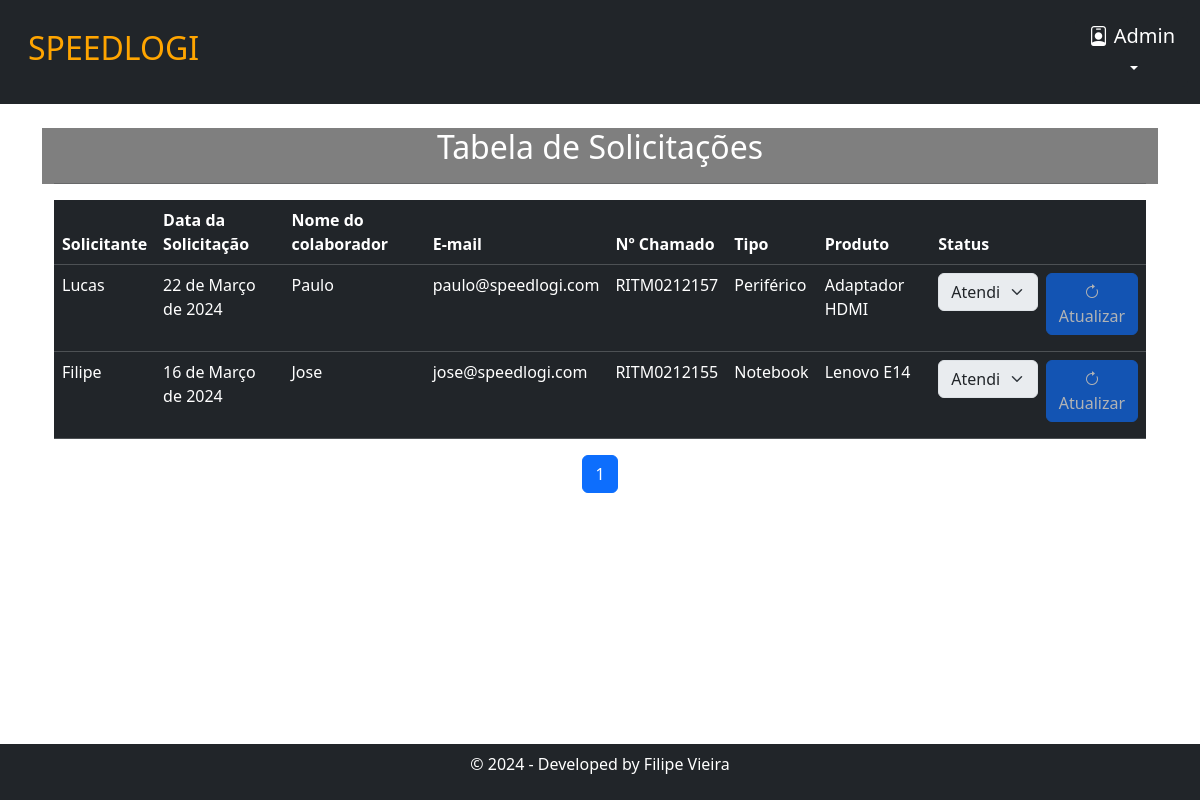
The page /recebimento/recebido/ (signed in) on the database its author committed.
### solicitacao/models.py (models this page shows, shortened)
class Solicitacao(models.Model):
    nome_solicitante = models.CharField(max_length=100)
    nome_colaborador = models.CharField(max_length=100)
    email = models.EmailField()
    num_chamado = models.CharField(max_length=100)
    tipo = models.CharField(max_length=100)
    produto = models.CharField(max_length=100)
    STATUS_CHOICES = (
        ('Pendente', 'Pendente'),
        ('Em andamento', 'Em andamento'),
        ('Atendido', 'Atendido')
    )
    status = models.CharField(max_length=100, choices = STATUS_CHOICES, default='Pendente')
    data_solicitacao = models.DateField()

### recebimento/views.py (the view)
# urls.py: path('recebido/', views.recebido, name='recebido'),
@login_required(login_url='/autenticacao/login/')
def recebido(request):
    cadastro = Solicitacao.objects.all().order_by('-id') # ordena sempre do mais recente para o mais antigo
    paginator = Paginator(cadastro, 6) # Mostrar 6 solicitações por página
    page_number = request.GET.get('page')
    page_obj = paginator.get_page(page_number)
    return render(request, 'recebimento.html', {'page_obj': page_obj})

### recebimento/templates/recebimento.html (shortened to what this page needs)
{% extends 'base.html' %}
{% load static %}
{% block 'body' %}
<div class="container justify-content-center align-items-center" style="height: 70vh;">
    <div class="container" style="background-color: rgba(0, 0, 0, 0.5);">
        <h2 class="text-center mt-4 text-color">Tabela de Solicitações</h2>
        <hr>
    </div>
    <div class="container">
        <table class="container table table-dark table-hover">
            <thead>
              <tr>
                <th scope="col">Solicitante</th>
                <th scope="col">Data da Solicitação</th>
                <th scope="col">Nome do colaborador</th>
                <th scope="col">E-mail</th>
                <th scope="col">Nº Chamado</th>
                <th scope="col">Tipo</th>
                <th scope="col">Produto</th>
                <th scope="col">Status</th>
              </tr>
            </thead>
            <tbody>
            {% for i in page_obj %}
              <tr>
                <td>{{i.nome_solicitante}}</td>
                <td>{{i.data_solicitacao}}</td>
                <td>{{i.nome_colaborador}}</td>
                <td>{{i.email}}</td>
                <td>{{i.num_chamado}}</td>
                <td>{{i.tipo}}</td>
                <td>{{i.produto}}</td>
                <td>
                    <div class="d-flex align-items-start">
                        <select class="form-select" id="status{{i.id}}" aria-label="Default select example" {% if i.status == 'Atendido' %} disabled {% endif %}>
                            <option value="Atendido" {% if i.status == 'Atendido' %} selected {% endif %}>Atendido</option>
                        </select>
                        <button class="btn btn-primary  mb-2 ms-2" onclick="atualizarStatus('{{i.id}}')" {% if i.status == 'Atendido' %} disabled {% endif %}><i class="bi bi-arrow-clockwise"></i>Atualizar</button>
                    </div>
                </td>
              </tr>
            {% endfor %}
            </tbody>
          </table>
    </div>
    <div class="d-flex justify-content-center">
        <ul class="pagination">
            <li class="page-item active"><a class="page-link" href="?page={{ page_obj.number }}">{{ page_obj.number }}</a></li>
        </ul>
    </div>
</div>
{% endblock 'body' %}

### templates/base.html (shortened to what this page needs)
{% load static %}
<!DOCTYPE html>
<html lang="pt-br">
<head>
    {% block 'head' %}
    <link href="https://cdn.jsdelivr.net/npm/bootstrap@5.3.2/dist/css/bootstrap.min.css" rel="stylesheet">
    <link rel="stylesheet" href="https://cdn.jsdelivr.net/npm/bootstrap-icons@1.11.3/font/bootstrap-icons.min.css">
    <link rel="stylesheet" type="text/css" href="{% static 'css/estilo.css' %}">
    {% endblock %}
</head>
{% if user.is_authenticated %}
<body class="background-image">
    <nav class="navbar navbar-expand-lg navbar-dark bg-dark">
        <div class="container-fluid">
            <a class="navbar-brand m-3" href="#"><h2 style="color: orange;">SPEEDLOGI</h2></a>
            <div class="collapse navbar-collapse justify-content-end" id="navbarNavDarkDropdown">
                <ul class="navbar-nav">
                    <li class="nav-item dropdown">
                        <button class="btn btn-dark dropdown-toggle" data-bs-toggle="dropdown" aria-expanded="false">
                            <h5><i class="bi bi-person-badge"></i> {{user.username}}</h5>
                        </button>
                    </li>
                </ul>
            </div>
        </div>
    </nav>
{% endif %}
      {% if user.is_authenticated %}
        <footer class="fixed-bottom bg-dark text-white text-center py-2">
          <p class="text-sm">&copy; 2024 - Developed by Filipe Vieira</p>
        </footer>
      {% endif %}
    {% block 'body' %}
    {% endblock 'body' %}
</body>
</html>

### templates/static/css/estilo.css (style rules this page uses)
.background-image { background-image: url('/static/img/logistic.jpg'); background-size: cover; }
.text-color { color: #fff; }

### rows shown on the page
Solicitacao: nome_solicitante "Lucas", data_solicitacao "22 de Março de 2024", nome_colaborador "Paulo", email "paulo@speedlogi.com", num_chamado "RITM0212157", tipo "Periférico", produto "Adaptador HDMI", status+id "Atendido"
Solicitacao: nome_solicitante "Filipe", data_solicitacao "16 de Março de 2024", nome_colaborador "Jose", email "jose@speedlogi.com", num_chamado "RITM0212155", tipo "Notebook", produto "Lenovo E14", status+id "Atendido"

### other values the page prints
{{ user.username }} "Admin"
{{ page_obj.number }} "1"
